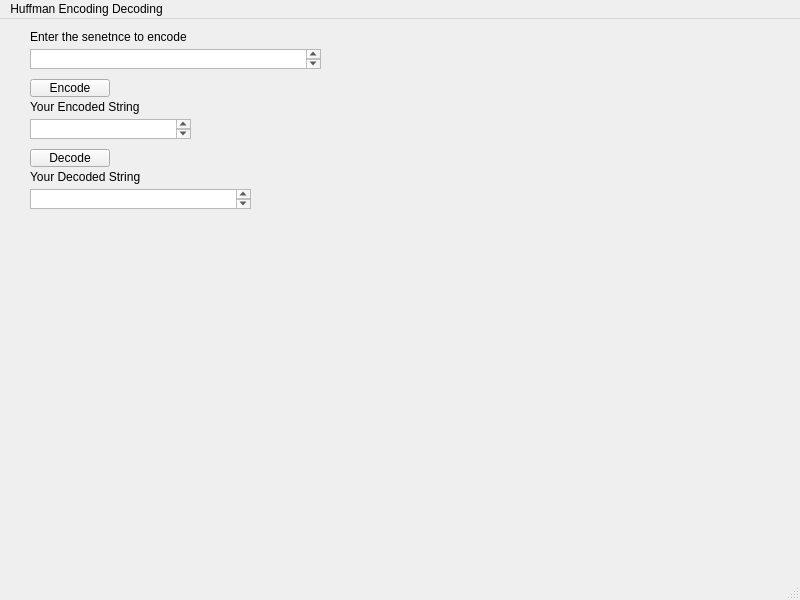
<?xml version="1.0" encoding="UTF-8"?>
<ui version="4.0">
 <class>MainWindow</class>
 <widget class="QMainWindow" name="MainWindow">
  <property name="geometry">
   <rect>
    <x>0</x>
    <y>0</y>
    <width>800</width>
    <height>600</height>
   </rect>
  </property>
  <property name="windowTitle">
   <string>MainWindow</string>
  </property>
  <widget class="QWidget" name="centralwidget">
   <widget class="QTextEdit" name="Encodestring">
    <property name="geometry">
     <rect>
      <x>30</x>
      <y>30</y>
      <width>291</width>
      <height>20</height>
     </rect>
    </property>
   </widget>
   <widget class="QPushButton" name="Encode">
    <property name="geometry">
     <rect>
      <x>30</x>
      <y>60</y>
      <width>80</width>
      <height>18</height>
     </rect>
    </property>
    <property name="text">
     <string>Encode</string>
    </property>
   </widget>
   <widget class="QPushButton" name="Decode">
    <property name="geometry">
     <rect>
      <x>30</x>
      <y>130</y>
      <width>80</width>
      <height>18</height>
     </rect>
    </property>
    <property name="text">
     <string>Decode</string>
    </property>
   </widget>
   <widget class="QLabel" name="entrylabel">
    <property name="geometry">
     <rect>
      <x>30</x>
      <y>10</y>
      <width>161</width>
      <height>16</height>
     </rect>
    </property>
    <property name="text">
     <string>Enter the senetnce to encode</string>
    </property>
   </widget>
   <widget class="QTextBrowser" name="Displayencode">
    <property name="geometry">
     <rect>
      <x>30</x>
      <y>100</y>
      <width>161</width>
      <height>20</height>
     </rect>
    </property>
   </widget>
   <widget class="QTextBrowser" name="Displaydecode">
    <property name="geometry">
     <rect>
      <x>30</x>
      <y>170</y>
      <width>221</width>
      <height>20</height>
     </rect>
    </property>
   </widget>
   <widget class="QLabel" name="Encodelabl">
    <property name="geometry">
     <rect>
      <x>30</x>
      <y>80</y>
      <width>151</width>
      <height>16</height>
     </rect>
    </property>
    <property name="text">
     <string>Your Encoded String</string>
    </property>
   </widget>
   <widget class="QLabel" name="Decodelabel">
    <property name="geometry">
     <rect>
      <x>30</x>
      <y>150</y>
      <width>141</width>
      <height>16</height>
     </rect>
    </property>
    <property name="text">
     <string>Your Decoded String</string>
    </property>
   </widget>
  </widget>
  <widget class="QMenuBar" name="menubar">
   <property name="geometry">
    <rect>
     <x>0</x>
     <y>0</y>
     <width>800</width>
     <height>17</height>
    </rect>
   </property>
   <widget class="QMenu" name="menuHuffman_Encoding_Decoding">
    <property name="title">
     <string>Huffman Encoding Decoding</string>
    </property>
   </widget>
   <addaction name="menuHuffman_Encoding_Decoding"/>
  </widget>
  <widget class="QStatusBar" name="statusbar"/>
 </widget>
 <resources/>
 <connections/>
</ui>
